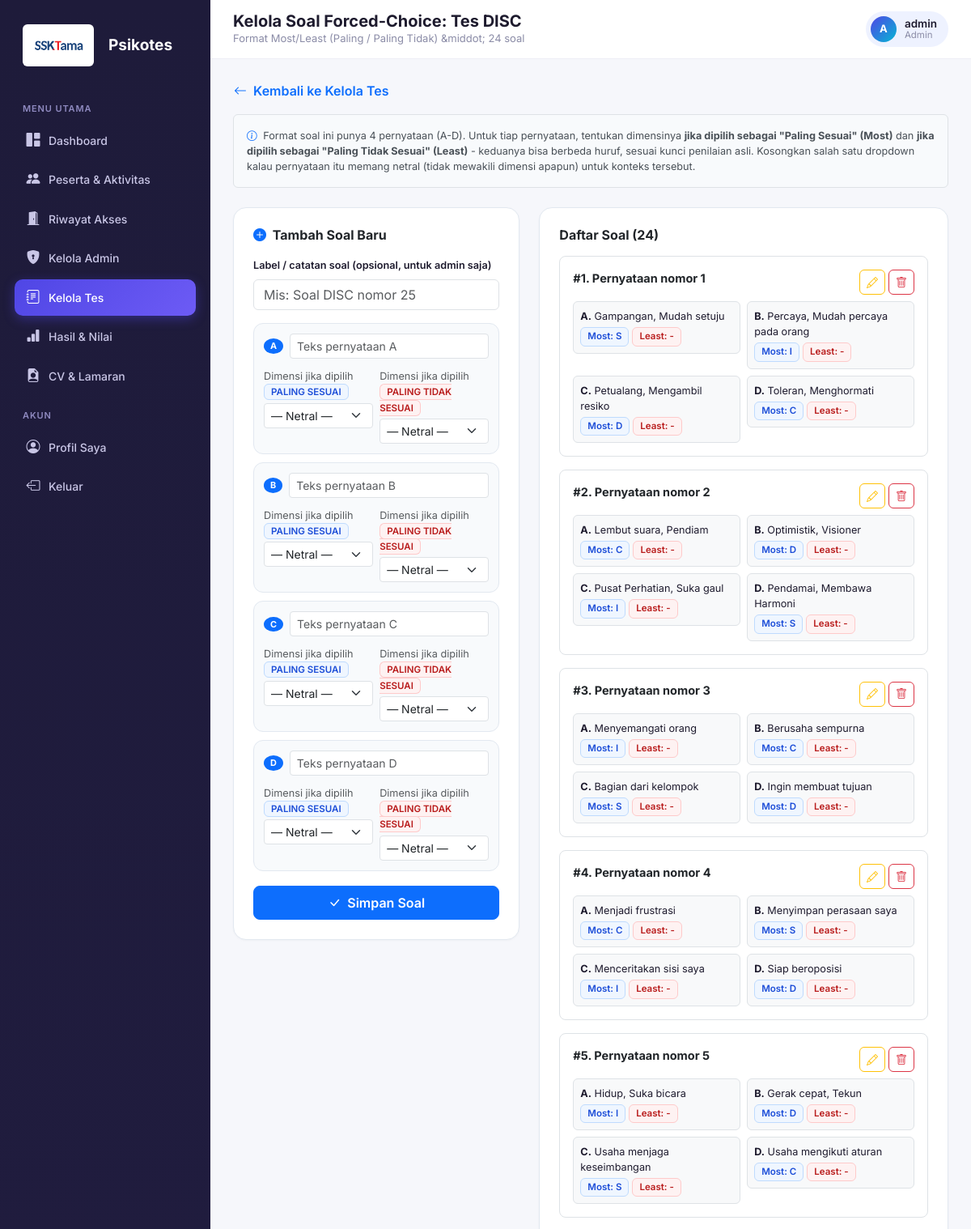
Page /admin/soal_disc.php?tes_id=3 (signed in, upper part) on the committed database.
### tables this page shows
CREATE TABLE `tes` (
  `id` int NOT NULL,
  `grup_id` int DEFAULT NULL,
  `urutan_dalam_grup` int NOT NULL DEFAULT '0',
  `judul` varchar(150) NOT NULL,
  `jenis` enum('logika','psikotes','eksternal') NOT NULL DEFAULT 'logika',
  `tipe_psikotes` enum('disc','mbti','papikostik') DEFAULT NULL,
  `skala_iq` varchar(10) DEFAULT NULL,
  `format_soal` enum('single','forced_choice','external_manual') NOT NULL DEFAULT 'single',
  `link_eksternal` varchar(255) DEFAULT NULL,
  `deskripsi` text,
  `durasi_menit` int NOT NULL DEFAULT '30',
  `status` enum('aktif','nonaktif') NOT NULL DEFAULT 'aktif',
  `created_at` timestamp NULL DEFAULT CURRENT_TIMESTAMP,
  `urutan` int NOT NULL DEFAULT '0'
);

CREATE TABLE `users` (
  `id` int NOT NULL,
  `nama` varchar(150) NOT NULL,
  `jabatan_dilamar` varchar(150) DEFAULT NULL,
  `tanggal_lahir` date DEFAULT NULL,
  `batas_waktu_menit` int DEFAULT NULL,
  `aktif_mulai` datetime DEFAULT NULL,
  `aktif_sampai` datetime DEFAULT NULL,
  `email` varchar(150) NOT NULL,
  `password` varchar(255) NOT NULL,
  `reset_token` varchar(64) DEFAULT NULL,
  `reset_expires` datetime DEFAULT NULL,
  `role` enum('admin','peserta') NOT NULL DEFAULT 'peserta',
  `foto` varchar(255) DEFAULT NULL,
  `status` enum('aktif','nonaktif','gugur') NOT NULL DEFAULT 'aktif',
  `created_at` timestamp NULL DEFAULT CURRENT_TIMESTAMP
);

CREATE TABLE `soal` (
  `id` int NOT NULL,
  `tes_id` int NOT NULL,
  `pertanyaan` text NOT NULL,
  `tipe_soal` enum('single','multiple') NOT NULL DEFAULT 'single',
  `gambar` varchar(255) DEFAULT NULL,
  `urutan` int DEFAULT '0',
  `created_at` timestamp NULL DEFAULT CURRENT_TIMESTAMP
);

CREATE TABLE `opsi` (
  `id` int NOT NULL,
  `soal_id` int NOT NULL,
  `label` char(1) NOT NULL,
  `teks` varchar(255) DEFAULT NULL,
  `gambar` varchar(255) DEFAULT NULL,
  `is_benar` tinyint(1) NOT NULL DEFAULT '0',
  `nilai` int NOT NULL DEFAULT '0',
  `dimensi` varchar(2) DEFAULT NULL,
  `dimensi_least` varchar(2) DEFAULT NULL
);

### includes/functions.php (called while the page is built, shortened)
<?php
require_once __DIR__ . '/../config/database.php';
function isLoggedIn(): bool {
    return isset($_SESSION['user_id']);
}
function currentUser(): ?array {
    static $user = null;
    if ($user === null) {
        $stmt = getDB()->prepare("SELECT * FROM users WHERE id = ?");
        $stmt->execute([$_SESSION['user_id']]);
        $user = $stmt->fetch();
    }
    return $user;
}
function e(?string $str): string {
    return htmlspecialchars($str ?? '', ENT_QUOTES, 'UTF-8');
}

### config/database.php (called while the page is built, shortened)
<?php
function getDB() {
    static $pdo = null;
    if ($pdo === null) {
        try {
            $pdo = new PDO(
                "mysql:host=" . DB_HOST . ";dbname=" . DB_NAME . ";charset=utf8mb4",
                DB_USER,
                DB_PASS,
                [
                    PDO::ATTR_ERRMODE            => PDO::ERRMODE_EXCEPTION,
                    PDO::ATTR_DEFAULT_FETCH_MODE => PDO::FETCH_ASSOC,
                    PDO::ATTR_EMULATE_PREPARES   => false,
                ]
            );
        } catch (PDOException $e) {
            die('Koneksi database gagal: ' . $e->getMessage());
        }
    }
    return $pdo;
}

### admin/soal_disc.php (the view, shortened to what this page needs)
<?php
require_once __DIR__ . '/../includes/functions.php';
$db = getDB();
$tesId = (int)($_GET['tes_id'] ?? 0);
$stmt = $db->prepare("SELECT * FROM tes WHERE id = ?");
$stmt->execute([$tesId]);
$tes = $stmt->fetch();
$editSoal = null;
$soalList = $db->prepare("SELECT * FROM soal WHERE tes_id = ? ORDER BY urutan ASC, id ASC");
$soalList->execute([$tesId]);
$soalList = $soalList->fetchAll();
foreach ($soalList as &$s) {
    $stmt = $db->prepare("SELECT * FROM opsi WHERE soal_id = ? ORDER BY label ASC");
    $stmt->execute([$s['id']]);
    $s['opsi'] = $stmt->fetchAll();
}
$pageTitle = 'Kelola Soal Forced-Choice: ' . $tes['judul'];
$pageDesc = 'Format Most/Least (Paling / Paling Tidak) &middot; ' . count($soalList) . ' soal';
$activeMenu = 'tes';
include __DIR__ . '/../includes/layout_top.php';
?>
<div class="mb-3">
    <a href="tes.php" class="btn btn-link text-decoration-none p-0 fw-semibold text-primary">
        <i class="bi bi-arrow-left me-1"></i> Kembali ke Kelola Tes
    </a>
</div>
<div class="alert alert-light border small mb-4" style="background:#f8fafc;">
    <i class="bi bi-info-circle me-1 text-primary"></i>
    Format soal ini punya 4 pernyataan (A-D). Untuk tiap pernyataan, tentukan dimensinya
    <strong>jika dipilih sebagai "Paling Sesuai" (Most)</strong> dan <strong>jika dipilih sebagai "Paling Tidak Sesuai" (Least)</strong> -
    keduanya bisa berbeda huruf, sesuai kunci penilaian asli. Kosongkan salah satu dropdown kalau
    pernyataan itu memang netral (tidak mewakili dimensi apapun) untuk konteks tersebut.
</div>
<div class="row g-4">
    <div class="col-lg-5">
        <div class="card-modern-box">
            <h6 class="fw-bold text-dark mb-3">
                <i class="bi bi-<?= $editSoal ? 'pencil-square text-warning' : 'plus-circle-fill text-primary' ?> me-1"></i>
                <?= $editSoal ? 'Edit Soal #' . (int)$editSoal['urutan'] : 'Tambah Soal Baru' ?>
            </h6>
            <form method="POST" action="soal_disc.php?tes_id=<?= $tesId ?>">
                <div class="mb-3">
                    <label class="form-label small fw-semibold">Label / catatan soal (opsional, untuk admin saja)</label>
                    <input type="text" name="pertanyaan" class="form-control" value="<?= e($editSoal['pertanyaan'] ?? '') ?>" placeholder="Mis: Soal DISC nomor 25">
                </div>
                <?php
                $labelsArr = ['A', 'B', 'C', 'D'];
                $opsiByLabel = [];
                foreach ($labelsArr as $i => $label):
                    $existing = $opsiByLabel[$label] ?? null;
                ?>
                <div class="pernyataan-box">
                    <div class="d-flex align-items-center gap-2 mb-2">
                        <span class="badge bg-primary rounded-circle px-2 py-1"><?= $label ?></span>
                        <input type="text" name="pernyataan_teks[]" class="form-control form-control-sm"
                               placeholder="Teks pernyataan <?= $label ?>" value="<?= e($existing['teks'] ?? '') ?>">
                    </div>
                    <div class="row g-2">
                        <div class="col-6">
                            <label class="form-text small mb-1">Dimensi jika dipilih <span class="badge-dim most">PALING SESUAI</span></label>
                            <select name="pernyataan_dimensi_most[]" class="form-select form-select-sm">
                                <option value="">— Netral —</option>
                            </select>
                        </div>
                        <div class="col-6">
                            <label class="form-text small mb-1">Dimensi jika dipilih <span class="badge-dim least">PALING TIDAK SESUAI</span></label>
                            <select name="pernyataan_dimensi_least[]" class="form-select form-select-sm">
                                <option value="">— Netral —</option>
                            </select>
                        </div>
                    </div>
                </div>
                <?php endforeach; ?>
                <button type="submit" class="btn btn-primary w-100 fw-semibold rounded-3 py-2 mt-2">
                    <i class="bi bi-check-lg me-1"></i> <?= $editSoal ? 'Update Soal' : 'Simpan Soal' ?>
                </button>
            </form>
        </div>
    </div>
    <div class="col-lg-7">
        <div class="card-modern-box">
            <h6 class="fw-bold text-dark mb-3">Daftar Soal (<?= count($soalList) ?>)</h6>
            <?php if (empty($soalList)): ?>
                <div class="text-center py-5 text-muted small">
                    <i class="bi bi-file-earmark-x fs-1 opacity-50 d-block mb-2"></i>
                    Belum ada soal. Jalankan seed SQL, atau tambah manual lewat form di samping.
                </div>
            <?php else: ?>
                <div class="d-flex flex-column gap-3">
                    <?php foreach ($soalList as $idx => $s): ?>
                    <div class="border rounded-3 p-3 bg-white">
                        <div class="d-flex justify-content-between align-items-start mb-2">
                            <span class="fw-bold text-dark">#<?= (int)$s['urutan'] ?>. <?= e($s['pertanyaan']) ?></span>
                            <div class="d-flex gap-1">
                                <a href="soal_disc.php?tes_id=<?= $tesId ?>&edit_soal=<?= $s['id'] ?>" class="btn btn-sm btn-outline-warning rounded-2"><i class="bi bi-pencil"></i></a>
                                <form method="POST" action="soal_disc.php?tes_id=<?= $tesId ?>" class="d-inline" onsubmit="return confirm('Hapus soal ini?');">
                                    <button type="submit" class="btn btn-sm btn-outline-danger rounded-2"><i class="bi bi-trash"></i></button>
                                </form>
                            </div>
                        </div>
                        <div class="row g-2">
                            <?php foreach ($s['opsi'] as $o): ?>
                            <div class="col-6">
                                <div class="p-2 border rounded-2 bg-light small">
                                    <strong><?= e($o['label']) ?>.</strong> <?= e($o['teks']) ?>
                                    <div class="mt-1 d-flex gap-1">
                                        <span class="badge-dim most">Most: <?= e($o['dimensi'] ?? '-') ?></span>
                                        <span class="badge-dim least">Least: <?= e($o['dimensi_least'] ?? '-') ?></span>
                                    </div>
                                </div>
                            </div>
                            <?php endforeach; ?>
                        </div>
                    </div>
                    <?php endforeach; ?>
                </div>
            <?php endif; ?>
        </div>
    </div>
</div>
<?php include __DIR__ . '/../includes/layout_bottom.php'; ?>

### includes/layout_top.php (shortened to what this page needs)
<?php
$user = currentUser();
$role = $_SESSION['role'];
$rootPrefix = '../';
?>
<!DOCTYPE html>
<html lang="id">
<head>
<link rel="stylesheet" href="https://cdn.jsdelivr.net/npm/bootstrap@5.3.3/dist/css/bootstrap.min.css">
<link rel="stylesheet" href="https://cdn.jsdelivr.net/npm/bootstrap-icons@1.11.3/font/bootstrap-icons.css">
<link rel="stylesheet" href="<?= $rootPrefix ?>assets/css/style.css">
</head>
<body>
<div class="app-shell">
    <aside class="sidebar" id="sidebar">
        <div class="sidebar-brand">
    <img src="../assets/Logo SSKtama Fiks Revisi (1).png" alt="Logo Psikotes" style="height: 52px; width: auto; vertical-align: middle; margin-right: 8px; background: #ffffff; padding: 4px 8px; border-radius: 6px;">
    Psikotes<span style="color:#a6a0f7;"></span>
</div>
        <?php if ($role === 'admin'): ?>
            <div class="nav-section-title">Menu Utama</div>
            <a href="<?= $rootPrefix ?>admin/dashboard.php" class="nav-link <?= ($activeMenu ?? '') === 'dashboard' ? 'active' : '' ?>">
                <i class="bi bi-grid-1x2-fill"></i> Dashboard
            </a>
            <a href="<?= $rootPrefix ?>admin/peserta.php" class="nav-link <?= ($activeMenu ?? '') === 'peserta' ? 'active' : '' ?>">
                <i class="bi bi-people-fill"></i> Peserta &amp; Aktivitas
            </a>
            <a href="<?= $rootPrefix ?>admin/riwayat_akses.php" class="nav-link <?= ($activeMenu ?? '') === 'riwayat_akses' ? 'active' : '' ?>">
                <i class="bi bi-door-open-fill"></i> Riwayat Akses
            </a>
            <a href="<?= $rootPrefix ?>admin/kelola_admin.php" class="nav-link <?= ($activeMenu ?? '') === 'kelola_admin' ? 'active' : '' ?>">
                <i class="bi bi-shield-lock-fill"></i> Kelola Admin
            </a>
            <a href="<?= $rootPrefix ?>admin/tes.php" class="nav-link <?= ($activeMenu ?? '') === 'tes' ? 'active' : '' ?>">
                <i class="bi bi-journal-text"></i> Kelola Tes
            </a>
            <a href="<?= $rootPrefix ?>admin/hasil.php" class="nav-link <?= ($activeMenu ?? '') === 'hasil' ? 'active' : '' ?>">
                <i class="bi bi-bar-chart-fill"></i> Hasil &amp; Nilai
            </a>
            <a href="<?= $rootPrefix ?>admin/lamaran.php" class="nav-link <?= ($activeMenu ?? '') === 'lamaran' ? 'active' : '' ?>">
                <i class="bi bi-file-earmark-person-fill"></i> CV &amp; Lamaran
            </a>
            <div class="nav-section-title">Akun</div>
            <a href="<?= $rootPrefix ?>admin/profil.php" class="nav-link <?= ($activeMenu ?? '') === 'profil' ? 'active' : '' ?>">
                <i class="bi bi-person-circle"></i> Profil Saya
            </a>
            <a href="#" onclick="confirmLogout(event, '<?= $rootPrefix ?>logout.php')" class="nav-link">
                <i class="bi bi-box-arrow-left"></i> Keluar
            </a>
        <?php endif; ?>
    </aside>
    <div class="main-content">
        <div class="topbar">
            <div class="d-flex align-items-center gap-2">
                <div>
                    <h5><?= e($pageTitle ?? '') ?></h5>
                    <?php if (!empty($pageDesc)): ?><div class="page-desc"><?= e($pageDesc) ?></div><?php endif; ?>
                </div>
            </div>
            <div class="user-chip">
                <div class="avatar"><?= e(strtoupper(substr($user['nama'], 0, 1))) ?></div>
                <div style="line-height:1.2;">
                    <div style="font-weight:600; font-size:13.5px;"><?= e($user['nama']) ?></div>
                    <div style="font-size:11.5px; color:var(--muted); text-transform:capitalize;"><?= e($role) ?></div>
                </div>
            </div>
        </div>
        <div class="content-wrap">

### assets/css/style.css (style rules this page uses)
:root { --brand: #4f46e5; --brand-dark: #4338ca; --brand-light: #eef2ff; --accent: #06b6d4; --success: #10b981; --warning: #f59e0b; --danger: #ef4444; --bg: #f6f7fb; --card: #ffffff; --text: #1e1b2e; --muted: #8b8ca7; --border: #edeef5; --radius: 16px; }
* { box-sizing: border-box; }
body { background: var(--bg); font-family: "Inter", -apple-system, BlinkMacSystemFont, "Segoe UI", sans-serif; color: var(--text); font-size: 14.5px; }
a { text-decoration: none; }
.app-shell { display: flex; min-height: 100vh; }
.sidebar { width: 260px; flex-shrink: 0; background: linear-gradient(180deg, #1e1b3a 0%, #251f4a 100%); color: #fff; padding: 24px 18px; position: fixed; top: 0; bottom: 0; left: 0; overflow-y: auto; }
.sidebar-brand { display: flex; align-items: center; gap: 10px; padding: 6px 10px 26px 10px; font-weight: 700; font-size: 19px; color: #fff; }
.nav-section-title { text-transform: uppercase; font-size: 11px; letter-spacing: 0.08em; color: #8f8ac0; margin: 18px 10px 8px; font-weight: 600; }
.sidebar .nav-link { color: #c9c6e6; padding: 10px 14px; border-radius: 10px; display: flex; align-items: center; gap: 10px; font-weight: 500; margin-bottom: 3px; font-size: 14px; transition: all 0.15s ease; }
.sidebar .nav-link.active { background: linear-gradient(135deg, var(--brand), #6d5bf5); color: #fff; box-shadow: 0 4px 14px rgba(79, 70, 229, 0.4); }
.sidebar .nav-link i { font-size: 17px; width: 18px; text-align: center; }
.main-content { margin-left: 260px; flex: 1; min-width: 0; }
.topbar { background: var(--card); padding: 14px 28px; display: flex; align-items: center; justify-content: space-between; border-bottom: 1px solid var(--border); position: sticky; top: 0; z-index: 20; }
.topbar h5 { margin: 0; font-weight: 700; }
.topbar .page-desc { color: var(--muted); font-size: 13px; }
.content-wrap { padding: 26px 28px 60px; }
.user-chip { display: flex; align-items: center; gap: 10px; background: var(--brand-light); padding: 6px 14px 6px 6px; border-radius: 30px; }
.user-chip .avatar { width: 32px; height: 32px; border-radius: 50%; background: linear-gradient(135deg, var(--brand), var(--accent)); color: #fff; display: flex; align-items: center; justify-content: center; font-weight: 700; font-size: 13px; }

### admin/soal_disc.php (style rules this page uses)
.card-modern-box { background:#fff; border:1px solid #e2e8f0; border-radius:16px; padding:24px; box-shadow:0 1px 3px rgba(15,23,42,.03); }
.pernyataan-box { border:1px solid #e2e8f0; border-radius:12px; padding:12px; background:#f8fafc; margin-bottom:10px; }
.badge-dim { font-size:.72rem; font-weight:600; padding:2px 8px; border-radius:6px; }
.badge-dim.most { background:#eff6ff; color:#1d4ed8; border:1px solid #bfdbfe; }
.badge-dim.least { background:#fef2f2; color:#b91c1c; border:1px solid #fecaca; }

### rows in the picture
tes: judul "Kelola Soal Forced-Choice: Tes DISC"
users: nama "A", nama "admin", nama "Admin"
soal: urutan "1", pertanyaan "Pernyataan nomor 1"
opsi: label "A", teks "Gampangan, Mudah setuju", dimensi "S", dimensi_least "-"
opsi: label "B", teks "Percaya, Mudah percaya pada orang", dimensi "I", dimensi_least "-"
opsi: label "C", teks "Petualang, Mengambil resiko", dimensi "D", dimensi_least "-"
opsi: label "D", teks "Toleran, Menghormati", dimensi "C", dimensi_least "-"
soal: urutan "2", pertanyaan "Pernyataan nomor 2"
opsi: label "A", teks "Lembut suara, Pendiam", dimensi "C", dimensi_least "-"
opsi: label "B", teks "Optimistik, Visioner", dimensi "D", dimensi_least "-"
opsi: label "C", teks "Pusat Perhatian, Suka gaul", dimensi "I", dimensi_least "-"
opsi: label "D", teks "Pendamai, Membawa Harmoni", dimensi "S", dimensi_least "-"
soal: urutan "3", pertanyaan "Pernyataan nomor 3"
opsi: label "A", teks "Menyemangati orang", dimensi "I", dimensi_least "-"
opsi: label "B", teks "Berusaha sempurna", dimensi "C", dimensi_least "-"
opsi: label "C", teks "Bagian dari kelompok", dimensi "S", dimensi_least "-"
opsi: label "D", teks "Ingin membuat tujuan", dimensi "D", dimensi_least "-"
soal: urutan "4", pertanyaan "Pernyataan nomor 4"
opsi: label "A", teks "Menjadi frustrasi", dimensi "C", dimensi_least "-"
opsi: label "B", teks "Menyimpan perasaan saya", dimensi "S", dimensi_least "-"
opsi: label "C", teks "Menceritakan sisi saya", dimensi "I", dimensi_least "-"
opsi: label "D", teks "Siap beroposisi", dimensi "D", dimensi_least "-"
soal: urutan "5", pertanyaan "Pernyataan nomor 5"
opsi: label "A", teks "Hidup, Suka bicara", dimensi "I", dimensi_least "-"
opsi: label "B", teks "Gerak cepat, Tekun", dimensi "D", dimensi_least "-"
opsi: label "C", teks "Usaha menjaga keseimbangan", dimensi "S", dimensi_least "-"
opsi: label "D", teks "Usaha mengikuti aturan", dimensi "C", dimensi_least "-"

### other values in the picture
$pageDesc "Format Most/Least (Paling / Paling Tidak) &middot; 24 soal"
$label "A"
$label "B"
$label "C"
$label "D"
count($soalList) "24"
